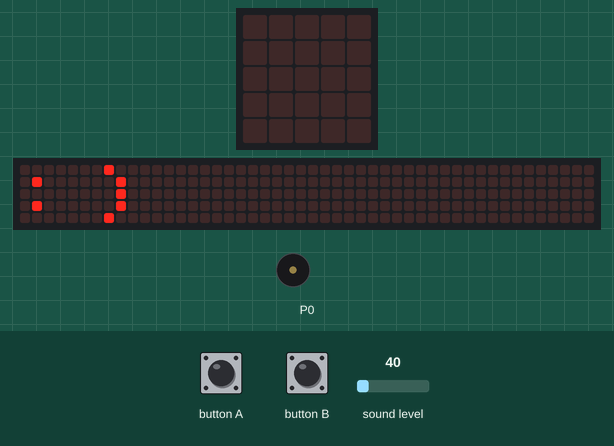
Simulated run of this program. Board: BBC micro:bit (MakeCode). Shown: the board's 5×5 LED display, a strip that is not on the board, showing the scrolling text unrolled, buzzer (waves = sounding). The inputs (shaded band) are chosen by the test bench; at power-on: sound level 40. The 48×5 strip is a reading aid, not a part: it shows the text the display is scrolling, unrolled, one strip-width of it at a time.

Above: at 2.2 s.
4.0 s: button A pressed for 0.15 s
At 4.22 s:
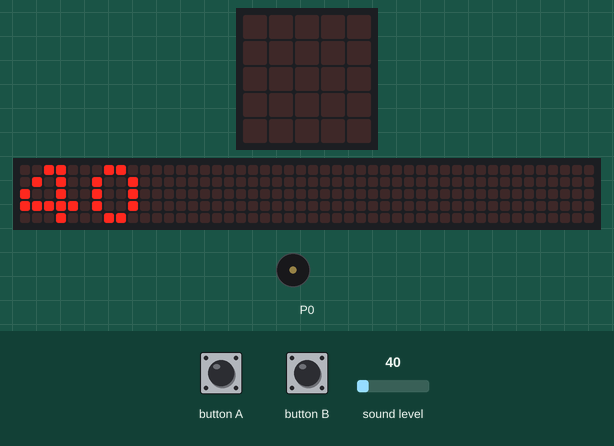
4.7 s: sound level set to 147
7.7 s: sound level set to 156
At 8.1 s:
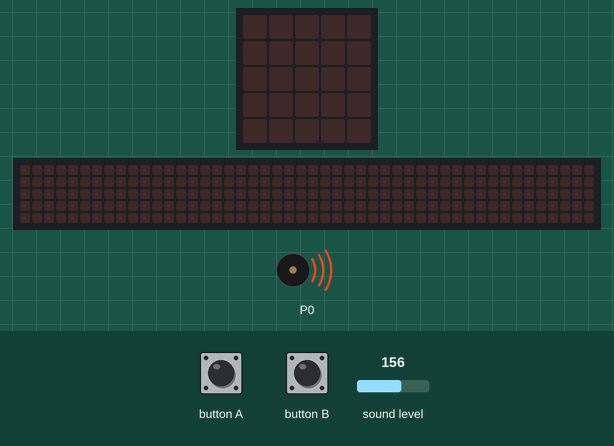
10.7 s: button A pressed for 0.15 s
At 11.22 s:
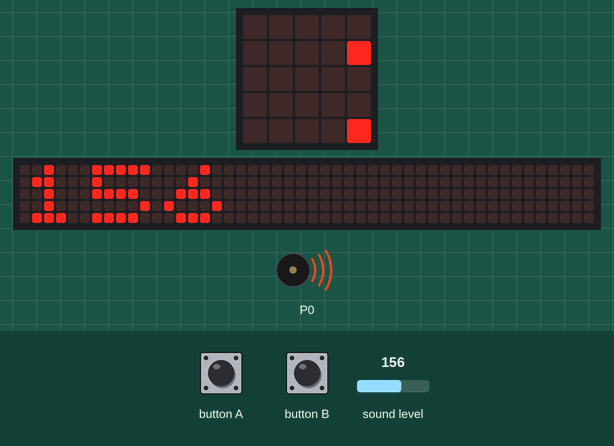
Timing chart, 0 to 12.4 s (numbered marks = the images above; inputs shaded):
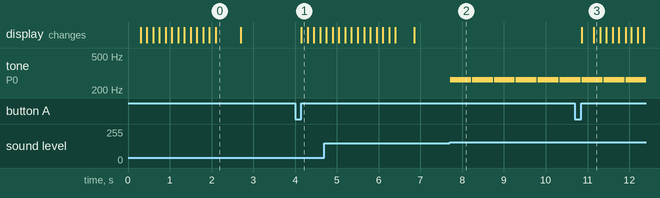

The program:

main.ts
```typescript
input.onButtonPressed(Button.A, function () {
    led.stopAnimation()
    basic.clearScreen()
    basic.showNumber(max_lautstärke)
    basic.pause(1000)
})
input.onButtonPressed(Button.B, function () {
    max_lautstärke = 0
})
let max_lautstärke = 0
basic.showString(":)")
let schallpegel = input.soundLevel()
basic.forever(function () {
    schallpegel = input.soundLevel()
    if (schallpegel > 150) {
        music.playTone(262, music.beat(BeatFraction.Whole))
    }
    if (schallpegel > max_lautstärke) {
        max_lautstärke = schallpegel
    }
})
```

test.ts
```typescript
// Hier kann man Tests durchführen; diese Datei wird nicht kompiliert, wenn dieses Paket als Erweiterung verwendet wird.
```

Measured:
- the behaviour switches between 150 and 151 on sound level (found by bisection; images 1 and 2)
- after the input at 4.0 s, the display: changes after 0.15 s (image 1)
- after the input at 7.7 s, tone on P0: alternates 262 Hz for 0.50 s and silent for 0.03 s, starting at once
- after the input at 10.7 s, the display: first changes after 0.16 s (image 3 shows a later state)
- what the display in image 0 shows lasts 0.6 s, from 2.1 s to 2.7 s
